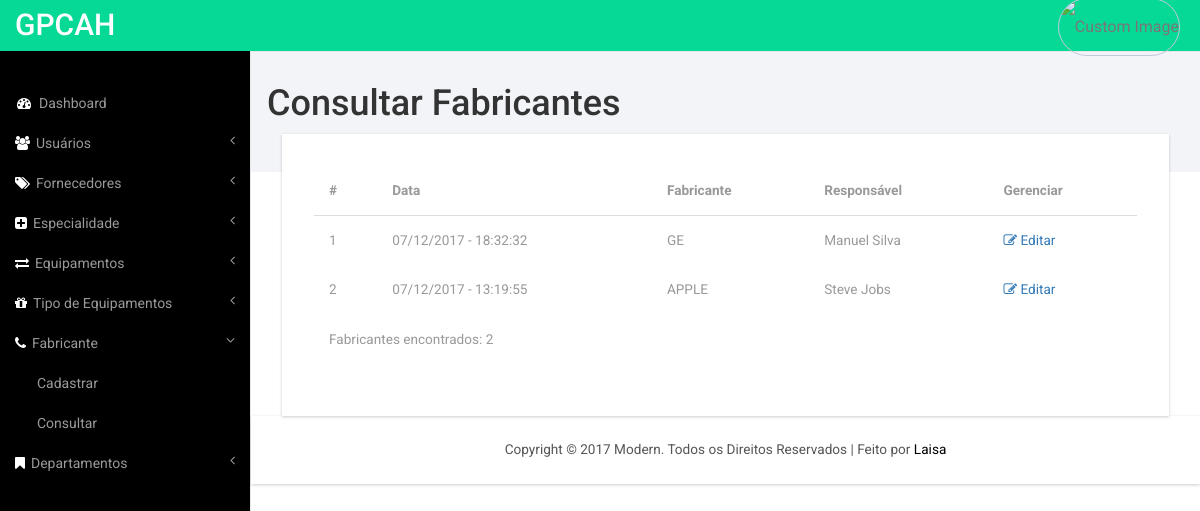
The app's page /consultar-fabricante.php with its own data.
### tables this page shows
CREATE TABLE `fabricante` (
  `id` int(11) NOT NULL,
  `created_at` timestamp NOT NULL DEFAULT CURRENT_TIMESTAMP,
  `fabricante` varchar(100) NOT NULL,
  `responsavel` varchar(100) NOT NULL,
  `contato` varchar(100) NOT NULL,
  `observacao` varchar(100) NOT NULL
);

### consultar-fabricante.php (the view, shortened to what this page needs)
<?php
  include ('includes/connection.php');
    $queryUsers='SELECT * FROM fabricante order by created_at desc';
    mysqli_select_db($conn, $db);
     $result = mysqli_query($conn, $queryUsers);
     $nregistros = mysqli_num_rows($result);
?>
<!DOCTYPE HTML>
<html>
<head>
<link href="css/bootstrap.min.css" rel='stylesheet' type='text/css' />
<link href="css/style.css" rel='stylesheet' type='text/css' />
<link href="css/lines.css" rel='stylesheet' type='text/css' />
<link href="css/font-awesome.css" rel="stylesheet">
<link href="css/custom.css" rel="stylesheet">
</head>
<body>
<div id="wrapper">
    <?php include 'includes/navigation.php'; ?>
    <div id="page-wrapper">
        <div class="graphs">
        	<h1>Consultar Fabricantes</h1>
    		<div class="content_bottom">
 				    <div class="col-md-12">
					   <div class="bs-example1" data-example-id="contextual-table">
					    <table class="table">
					      <thead>
					        <tr>
					          <th>#</th>
					          <th>Data</th>
					          <th>Fabricante</th>
					          <th>Responsável</th>
					          <th>Gerenciar</th>
					        </tr>
					      </thead>
			              <tfoot>
			               <tr>
			               		<td colspan="7" >Fabricantes encontrados: <?php echo $nregistros;  ?> </td>
			                </tr>
			              </tfoot>
					      <tbody>
			               <?php
			                  for ($i=0; $i<$nregistros; $i++){
			                    $registro = mysqli_fetch_assoc($result);
                          	     $cadastro ='editar-fabricante.php?id='.$registro['id'];
			                      echo'<tr>';
			                          echo'<td class="text-capitalize" id='.$registro['id'].'>'.($i+1) .'</td>';
			                          echo'<td class="text-capitalize">'.date("d/m/Y - H:i:s", strtotime($registro['created_at'])).'</td>';
			                          echo'<td class="text-capitalize">'.utf8_encode($registro['fabricante']).'</td>';
			                          echo'<td >'.utf8_encode($registro['responsavel']).'</td>';
                          			echo'<td ><a  href="'.$cadastro.'"><i class="fa fa-pencil-square-o" aria-hidden="true"></i> Editar</a></td>';
			                      echo '</tr>';
			                  }
                			?>
					      </tbody>
					    </table>
					   </div>
	 				</div>
        	</div>
    	</div>
    	 <?php include 'includes/footer.php'; ?>
    </div>
</div>
</body>
</html>

### css/style.css (style rules this page uses)
h4, h5, h6, h1, h2, h3 { margin-top: 0; }
html, body { font-family: 'Roboto', sans-serif; font-size: 100%; background:#000; overflow-x: hidden; }
body a { transition:0.5s all; -webkit-transition:0.5s all; -moz-transition:0.5s all; -o-transition:0.5s all; -ms-transition:0.5s all; }
.content_bottom { margin-bottom:1em; }
.map_container, #chart, .span_6, .col_2, .weather_list, .cal1, .skills-info, .stats-info, .r3_counter_box, .activity_box, .bs-example1, .cloud, .copy { -ms-box-shadow: 0 1px 3px 0px rgba(0, 0, 0, 0.2); -o-box-shadow: 0 1px 3px 0px rgba(0, 0, 0, 0.2); -moz-box-shadow: 0 1px 3px 0px rgba(0, 0, 0, 0.2); -webkit-box-shadow: 0 1px 3px 0px rgba(0, 0, 0, 0.2); box-shadow: 0 1px 3px 0px rgba(0, 0, 0, 0.2); }
.graphs { padding: 2em 1em; background: #f2f4f8; font-family: 'Roboto', sans-serif; }
.table > thead > tr > th, .table > tbody > tr > th, .table > tfoot > tr > th, .table > thead > tr > td, .table > tbody > tr > td, .table > tfoot > tr > td { border-top: none !important; }
.bs-example1 { background:#fff; padding:2em; }
.table > thead > tr > th, .table > tbody > tr > th, .table > tfoot > tr > th, .table > thead > tr > td, .table > tbody > tr > td, .table > tfoot > tr > td { font-size: 0.85em; color: #999; }
.table td, .table>tbody>tr>td, .table>tbody>tr>th, .table>tfoot>tr>td, .table>tfoot>tr>th, .table>thead>tr>td, .table>thead>tr>th { padding:15px !important; }
.table > thead > tr > th { border-bottom: 1px solid #ddd !important; }

### css/custom.css (style rules this page uses)
#wrapper { width: 100%; }
#page-wrapper { min-height: 568px; background-color: #fff; }
@media (min-width:768px) { #page-wrapper { position: inherit; margin: 0 0 0 250px; border-left: 1px solid #e7e7e7; } }

### records on screen
fabricante: created_at "07/12/2017 - 18:32:32", fabricante "GE", responsavel "Manuel Silva"
fabricante: created_at "07/12/2017 - 13:19:55", fabricante "APPLE", responsavel "Steve Jobs"

### other values on screen
$nregistros "2"
